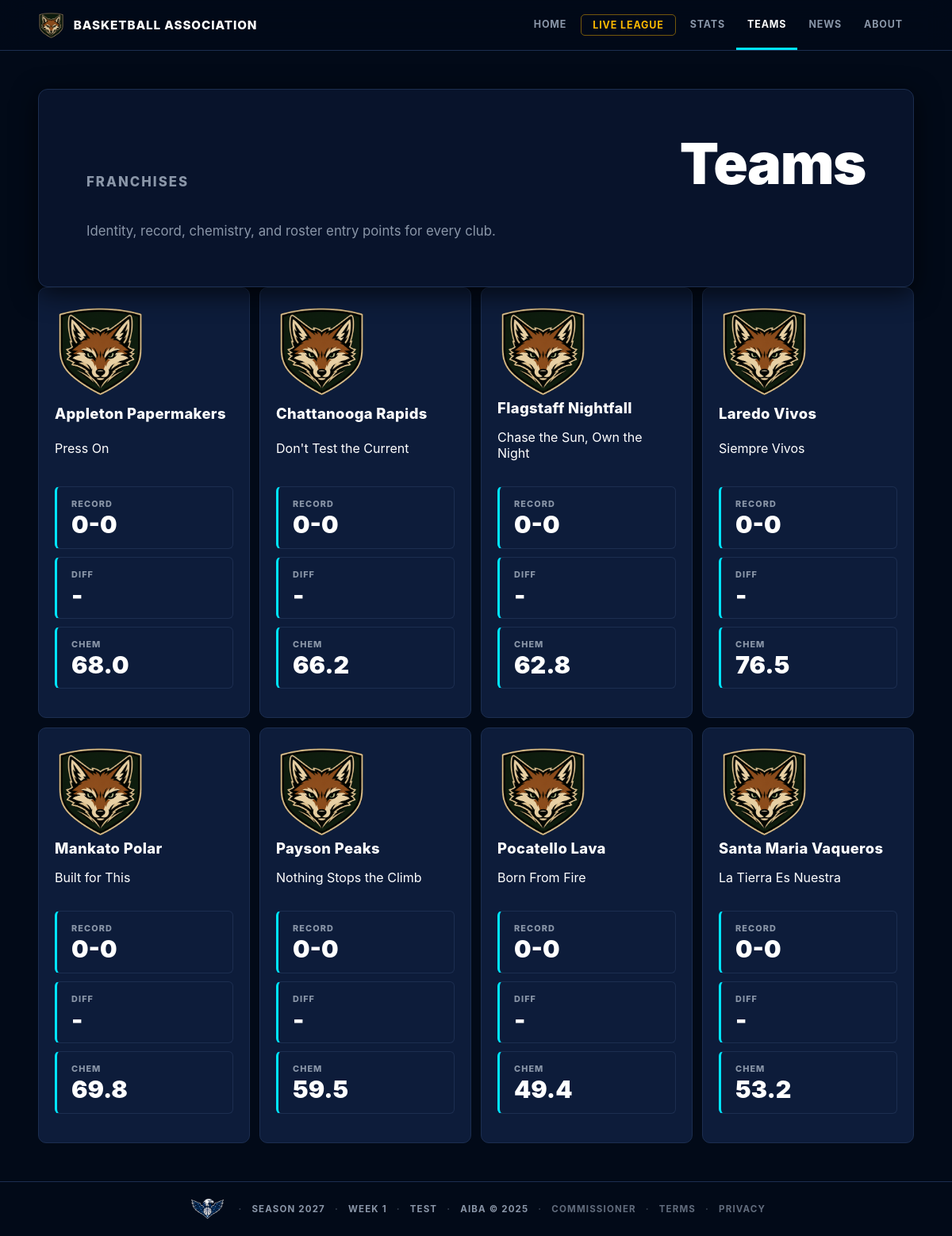
The app's page /teams, older data.
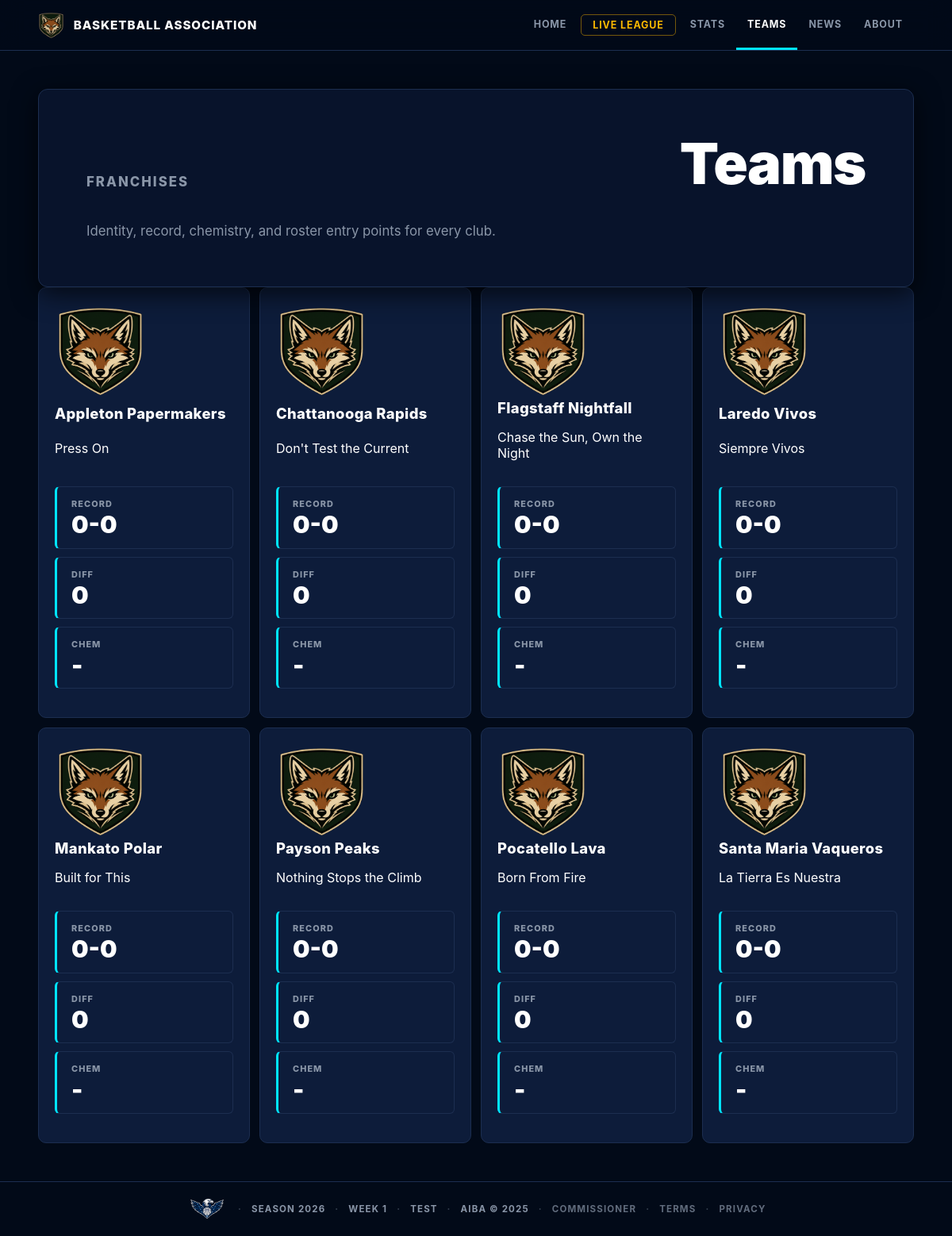
The same page, newer data.
### tables this page shows
CREATE TABLE team_chemistry (
            team_id     INTEGER NOT NULL REFERENCES teams(id),
            week        INTEGER NOT NULL,
            season_year INTEGER NOT NULL,
            chemistry   REAL NOT NULL,
            PRIMARY KEY (team_id, week, season_year)
        );

CREATE TABLE teams (
            id          INTEGER PRIMARY KEY,
            city        TEXT NOT NULL,
            name        TEXT NOT NULL,
            abbreviation TEXT NOT NULL,
            mascot     TEXT,
            colors      TEXT,
            logo_description TEXT,
            motto       TEXT,
            arena       TEXT,
            team_archetype TEXT,
            play_style  TEXT,
            reputation  TEXT,
            rivalry     TEXT,
            signature_trait TEXT
        , fan_pitch TEXT, pressure_label TEXT, rivalry_intensity REAL DEFAULT 0.5);

CREATE TABLE league_state (
            id           INTEGER PRIMARY KEY,
            current_week INTEGER DEFAULT 1,
            season_year  INTEGER DEFAULT 2026,
            mode         TEXT DEFAULT 'test',
            official_started INTEGER DEFAULT 0,
            offseason_stage TEXT,
            offseason_from_season INTEGER,
            last_updated TEXT
        , phase TEXT DEFAULT 'regular_season');

CREATE TABLE standings (
            id             INTEGER PRIMARY KEY,
            team_id        INTEGER NOT NULL REFERENCES teams(id),
            season_year    INTEGER NOT NULL,
            wins           INTEGER DEFAULT 0,
            losses         INTEGER DEFAULT 0,
            points_for     INTEGER DEFAULT 0,
            points_against INTEGER DEFAULT 0,
            UNIQUE(team_id, season_year)
        );

### web_app.py (the view)
@app.route("/teams")
def teams():
    def load(conn):
        state = q.get_state(conn)
        if not state:
            return None
        return {"state": state, "team_rows": q.teams_index(conn, state["season_year"])}
    data = with_conn(load)
    if not data:
        return render_no_league()
    return render_template("teams.html", **data, active="teams")

### league/database.py (called while the page is built)
def get_connection():
    url = os.environ.get("DATABASE_URL")
    if url:
        import psycopg2
        from urllib.parse import urlparse, unquote
        url = url.strip()
        p = urlparse(url)
        pg = psycopg2.connect(
            host=p.hostname,
            port=p.port or 5432,
            dbname=p.path.lstrip("/"),
            user=p.username,
            password=unquote(p.password, encoding="latin-1") if p.password else None,
        )
        pg.autocommit = False
        return _PGConn(pg)
    else:
        conn = sqlite3.connect(DB_PATH)
        conn.row_factory = sqlite3.Row
        conn.execute("PRAGMA foreign_keys = ON")
        return conn

### league/web_queries.py (called while the page is built)
def dicts(rows):
    return [dict(row) for row in rows]

def one(row):
    return dict(row) if row else None

def get_state(conn):
    return one(conn.execute("SELECT * FROM league_state WHERE id = 1").fetchone())

def get_site_chrome(conn):
    return {
        "state": get_state(conn),
        "teams": dicts(conn.execute(
            "SELECT id, city, name, abbreviation FROM teams ORDER BY city"
        ).fetchall()),
    }

### templates/teams.html (shortened to what this page needs)
{% extends "base.html" %}
{% block content %}
<section class="page-hero compact">
  <p class="eyebrow">Franchises</p>
  <h1>Teams</h1>
  <p>Identity, record, chemistry, and roster entry points for every club.</p>
</section>
<section class="team-grid">
  {% for team in team_rows %}
    <a class="team-card" href="{{ url_for('team_page', abbr=team.abbreviation) }}">
      <img src="{{ url_for('static', filename='images/teams/' ~ team.abbreviation ~ '/primary.png') }}"
           alt="{{ team.abbreviation }}"
           class="logo-primary"
           onerror="this.style.display='none';this.nextElementSibling.style.display='grid'">
      <h2>{{ team.team_name }}</h2>
      <p>{{ team.motto or team.play_style or "A club still writing its first chapter." }}</p>
      <dl class="mini-stats">
        <div><dt>Record</dt><dd>{{ team.wins or 0 }}-{{ team.losses or 0 }}</dd></div>
        <div><dt>Diff</dt><dd>{{ team.point_diff|diff }}</dd></div>
        <div><dt>Chem</dt><dd>{{ "%.1f"|format(team.chemistry) if team.chemistry else "-" }}</dd></div>
      </dl>
    </a>
  {% else %}
    <p class="empty">No teams found.</p>
  {% endfor %}
</section>
{% endblock %}

### templates/base.html (shortened to what this page needs)
<!doctype html>
<html lang="en">
<head>
  <link rel="stylesheet" href="{{ url_for('static', filename='site.css') }}">
</head>
<body>
  <header class="site-header">
    <a class="brand" href="{{ url_for('home') }}">
      <img src="{{ url_for('static', filename='images/league/primary.png') }}"
           alt="AIBA"
           class="brand-logo"
           onerror="this.style.display='none';this.nextElementSibling.style.display='inline-flex'">
      <span class="brand-copy">Basketball Association</span>
    </a>
    <nav class="nav" aria-label="Primary">
      <a class="{{ 'active' if active == 'home' else '' }}" href="{{ url_for('home') }}">Home</a>
      <a class="nav-cta {{ 'active' if active == 'live_league' else '' }}" href="{{ url_for('live_league') }}">Live League</a>
      <div class="nav-group">
        <a class="{{ 'active' if active in ('standings','scores','leaders') else '' }}" href="{{ url_for('standings') }}">Stats</a>
      </div>
      <div class="nav-group">
        <a class="{{ 'active' if active in ('teams','players') else '' }}" href="{{ url_for('teams') }}">Teams</a>
      </div>
      <a class="{{ 'active' if active == 'news' else '' }}" href="{{ url_for('news') }}">News</a>
      <div class="nav-group">
        <a class="{{ 'active' if active in ('about','contact') else '' }}" href="{{ url_for('about') }}">About</a>
      </div>
    </nav>
  </header>
  <main>
    {% block content %}{% endblock %}
  </main>
  <footer class="footer">
    <img src="{{ url_for('static', filename='images/league/secondary.png') }}"
         alt="AIBA"
         class="logo-league-secondary"
         onerror="this.style.display='none'">
    <span>Season {{ state.season_year if state else "—" }}</span>
    <span>Week {{ state.current_week if state else "—" }}</span>
    <span>{{ state.mode|upper if state else "NO LEAGUE" }}</span>
    <span>AIBA &copy; 2025</span>
    <span><a href="{{ url_for('commissioner') }}" style="color:inherit;opacity:0.7;">Commissioner</a></span>
    <span><a href="{{ url_for('terms') }}" style="color:inherit;opacity:0.7;">Terms</a></span>
    <span><a href="{{ url_for('privacy') }}" style="color:inherit;opacity:0.7;">Privacy</a></span>
  </footer>
</body>
</html>

Row changes from the older to the newer data that the page shows:
removed team_chemistry: team_name "Appleton Papermakers", motto "Press On", wins "0", losses "0", point_diff|diff "-", chemistry "68.0"
removed team_chemistry: team_name "Chattanooga Rapids", motto "Don't Test the Current", wins "0", losses "0", point_diff|diff "-", chemistry "66.2"
removed team_chemistry: team_name "Flagstaff Nightfall", motto "Chase the Sun, Own the Night", wins "0", losses "0", point_diff|diff "-", chemistry "62.8"
removed team_chemistry: team_name "Laredo Vivos", motto "Siempre Vivos", wins "0", losses "0", point_diff|diff "-", chemistry "76.5"
removed team_chemistry: team_name "Mankato Polar", motto "Built for This", wins "0", losses "0", point_diff|diff "-", chemistry "69.8"
removed team_chemistry: team_name "Payson Peaks", motto "Nothing Stops the Climb", wins "0", losses "0", point_diff|diff "-", chemistry "59.5"
removed team_chemistry: team_name "Pocatello Lava", motto "Born From Fire", wins "0", losses "0", point_diff|diff "-", chemistry "49.4"
removed team_chemistry: team_name "Santa Maria Vaqueros", motto "La Tierra Es Nuestra", wins "0", losses "0", point_diff|diff "-", chemistry "53.2"
now on this page (row edited): standings: team_name "Appleton Papermakers", motto "Press On", wins "0", losses "0", point_diff|diff "0", chemistry "-"
now on this page (row edited): standings: team_name "Chattanooga Rapids", motto "Don't Test the Current", wins "0", losses "0", point_diff|diff "0", chemistry "-"
now on this page (row edited): standings: team_name "Flagstaff Nightfall", motto "Chase the Sun, Own the Night", wins "0", losses "0", point_diff|diff "0", chemistry "-"
now on this page (row edited): standings: team_name "Laredo Vivos", motto "Siempre Vivos", wins "0", losses "0", point_diff|diff "0", chemistry "-"
now on this page (row edited): standings: team_name "Mankato Polar", motto "Built for This", wins "0", losses "0", point_diff|diff "0", chemistry "-"
now on this page (row edited): standings: team_name "Payson Peaks", motto "Nothing Stops the Climb", wins "0", losses "0", point_diff|diff "0", chemistry "-"
now on this page (row edited): standings: team_name "Pocatello Lava", motto "Born From Fire", wins "0", losses "0", point_diff|diff "0", chemistry "-"
now on this page (row edited): standings: team_name "Santa Maria Vaqueros", motto "La Tierra Es Nuestra", wins "0", losses "0", point_diff|diff "0", chemistry "-"
changed league_state "TEST": season_year "2027" → "2026"
